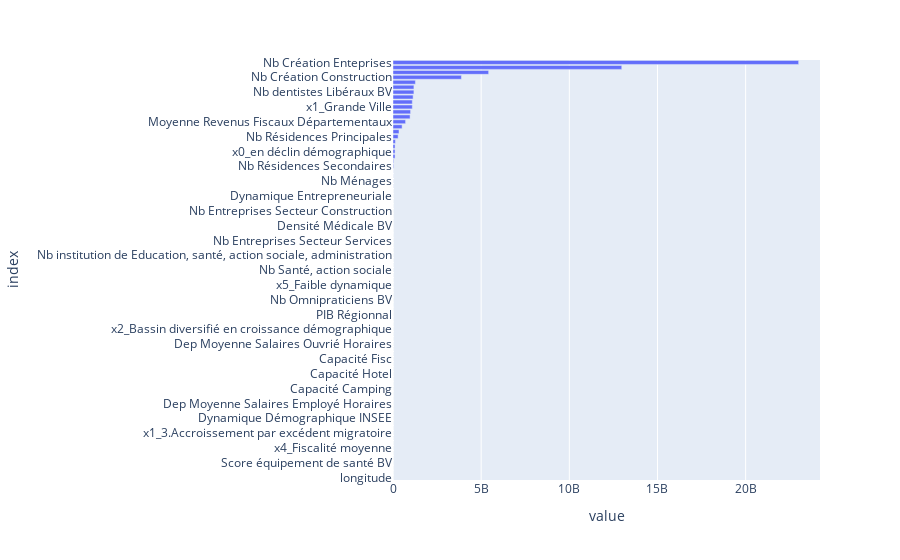

Notebook cell for this chart:
### Code cell
column_names = []
for name, pipeline, features_list in preprocessor.transformers_: # loop over pipelines
    if name == 'num': # if pipeline is for numeric variables
        features = features_list # just get the names of columns to which it has been applied
    else: # if pipeline is for categorical variables
        features = pipeline.named_steps['encoder'].get_feature_names_out() # get output columns names from OneHotEncoder
    column_names.extend(features) # concatenate features names
        
print("Names of columns corresponding to each coefficient: ", column_names)

# Create a pandas DataFrame
coefs = pd.DataFrame(index = column_names, data = model.coef_.transpose(), columns=["coefficients"])
coefs

# Compute abs() and sort values
feature_importance = abs(coefs).sort_values(by = 'coefficients')
feature_importance

# Plot coefficients
fig = px.bar(feature_importance, orientation = 'h')
fig.update_layout(showlegend = False, 
                  margin = {'l': 120} # to avoid cropping of column names
                 )
fig.show()

### Figure 1 — Plotly figure (JSON) as saved in the notebook; plotly's stock layout.template omitted (floating-point values rounded to 4 significant figures)
{"data": [{"alignmentgroup": "True", "hovertemplate": "variable=coefficients<br>value=%{x}<br>index=%{y}<extra></extra>", "legendgroup": "coefficients", "marker": {"color": "#636efa", "pattern": {"shape": ""}}, "name": "coefficients", "offsetgroup": "coefficients", "orientation": "h", "showlegend": true, "textposition": "auto", "type": "bar", "x": [0.01568, 0.02013, 0.02331, 0.02621, 0.02692, 0.02797, 0.04027, 0.04612, 0.0479, 0.05148, 0.06003, 0.06175, 0.06861, 0.0809, 0.0851, 0.08543, 0.08589, 0.08665, 0.09093, 0.09447, 0.1178, 0.1246, 0.1301, 0.1328, 0.1355, 0.1448, 0.154, 0.1677, 0.1838, 0.1882, 0.2028, 0.2058, 0.2144, 0.2516, 0.2569, 0.2728, 0.2803, 0.3039, 0.3138, 0.32, 0.3414, 0.4866, 0.5756, 0.6467, 0.7754, 0.912, 1.197, 1.509, 1.895, 2.844, 4.029, 4.334, 7.801, 7.914, 21.31, 25.71, 72.25, 116.6, 8228.0, 3203000.0, 3203000.0, 4208000.0, 4208000.0, 31320000.0, 35550000.0, 115900000.0, 115900000.0, 115900000.0, 134800000.0, 290000000.0, 341000000.0, 516000000.0, 713000000.0, 968700000.0, 996800000.0, 1096000000.0, 1096000000.0, 1140000000.0, 1186000000.0, 1186000000.0, 1271000000.0, 3880000000.0, 5425000000.0, 12970000000.0, 23010000000.0], "xaxis": "x", "y": ["longitude", "Nb Industries des biens intermédiaires", "Dep Moyenne Salaires Horaires", "Score équipement de santé BV", "x2_Bassin Résidentiel en croissance démographique", "Dep Moyenne Salaires Cadre Horaires", "x4_Fiscalité moyenne", "latitude", "x1_4.Déclin par déficit naturel et migratoire", "x1_3.Accroissement par excédent migratoire", "Dep Moyenne Salaires Prof Intermédiaire Horaires", "x1_2.Accroissement par excédent naturel", "Dynamique Démographique INSEE", "x2_Bassins Agroalimentaire en croissance démographique", "Nb Camping", "Dep Moyenne Salaires Employé Horaires", "x6_Faible Dynamique Serv et Com", "x1_6.Déclin par déficit migratoire", "Capacité Camping", "Reg Moyenne Salaires Employé Horaires", "x5_Moyenne dynamique", "Capacité Hotel", "Nb Education, santé, action sociale", "x1_5.Déclin par déficit naturel", "Capacité Fisc", "Reg Moyenne Salaires Cadre Horaires", "Reg Moyenne Salaires Ouvrié Horaires", "Dep Moyenne Salaires Ouvrié Horaires", "Nb Infirmiers Libéraux BV", "x6_Dynamique Serv et Com", "x2_Bassin diversifié en croissance démographique", "x3_Pop Sédentaire", "Nb de Services aux particuliers", "PIB Régionnal", "Score Urbanité", "Taux Propriété", "Nb Omnipraticiens BV", "Nb Hotel", "Nb Services personnels et domestiques", "x5_Faible dynamique", "Reg Moyenne Salaires Prof Intermédiaire Horaires", "Reg Moyenne Salaires Horaires", "Nb Santé, action sociale", "x4_Fiscalité élevée", "Nb propriétaire", "Nb institution de Education, santé, action sociale, administration", "Nb Entreprises Secteur Commerce", "Nb Logement Secondaire et Occasionnel", "Nb Entreprises Secteur Services", "Nb de Commerce", "Valeur ajoutée régionale", "Densité Médicale BV", "Indice Démographique", "Nb Occupants Résidence Principale", "Nb Entreprises Secteur Construction", "Nb Entreprises Secteur Industrie", "Dynamique Entrepreneuriale Service et Commerce", "Dynamique Entrepreneuriale", "Score Croissance Entrepreneuriale", "Indice Ménages", "Nb Ménages", "Indice Synergie Médicale", "Synergie Médicale COMMUNE", "Nb Résidences Secondaires", "Nb Log Vacants", "x2_Bassin Résidentiel en déclin démographique", "x0_en déclin démographique", "x2_Bassin diversifié en déclin démographique", "Nb Actifs Non Salariés", "Nb Résidences Principales", "Nb Logement", "Moyenne Revenus Fiscaux Régionaux", "Moyenne Revenus Fiscaux Départementaux", "Moyenne Revnus fiscaux", "Nb Création Industrielles", "x1_Grande Ville", "x2_Bassin Urbain en croissance démographique", "Nb Actifs Salariés", "Nb dentistes Libéraux BV", "Nb pharmaciens Libéraux BV", "Nb Atifs", "Nb Création Construction", "Nb Création Commerces", "Nb Création Services", "Nb Création Enteprises"], "yaxis": "y"}], "layout": {"barmode": "relative", "legend": {"title": {"text": "variable"}, "tracegroupgap": 0}, "margin": {"l": 120, "t": 60}, "showlegend": false, "xaxis": {"anchor": "y", "domain": [0, 1], "title": {"text": "value"}}, "yaxis": {"anchor": "x", "domain": [0, 1], "title": {"text": "index"}}}}
